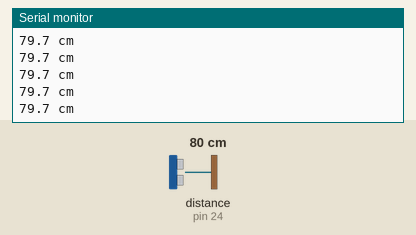
This sketch was run on a simulated Arduino Mega 2560, built with avr-gcc and run on an emulated ATmega2560. Shown: the last lines printed to the serial monitor. Wiring (inferred from the names in the program): ultrasonic range finder: trigger pin 25; echo pin 24. The inputs (shaded band) are chosen by the test bench; at power-on: distance to the obstacle (sensor on pin 24) 80 cm. The echo pulse lasts 58.3 µs per cm.

Above: at 1.2 s.
1.3 s: distance to the obstacle (sensor on pin 24) set to 4 cm
At 1.6 s:
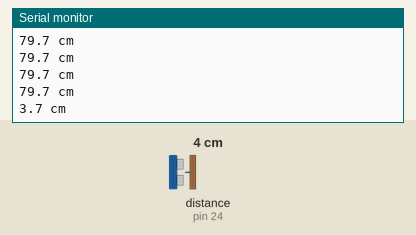
2.8 s: distance to the obstacle (sensor on pin 24) set to 2 cm
At 3.0 s:
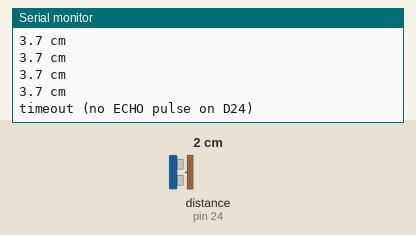
Timing chart, 0 to 5.8 s (numbered marks = the images above; inputs shaded):
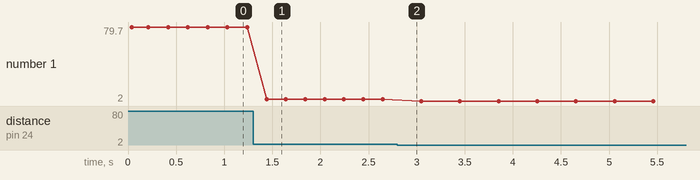

Measured:
- the behaviour switches between 3 and 2 cm on distance to the obstacle (sensor on pin 24) (found by bisection; images 1 and 2)
- after the input at 1.3 s, the serial monitor: prints a new line after 0.14 s (image 1)
- after the input at 2.8 s, the serial monitor: prints a new line after 0.05 s (image 2)
- plotted number 1: 79.7 → 3.7 after the input at 1.3 s, 3.7 → 2 after the input at 2.8 s

The sketch:

ultrasonic_left_only_test.ino
```cpp
/*
  Arduino Mega 2560 - HC-SR04 left-front channel isolation test.

  Wiring (connect ONLY this sensor for the test):
    HC-SR04 VCC  -> Mega 5V
    HC-SR04 GND  -> Mega GND
    HC-SR04 TRIG -> Mega D23
    HC-SR04 ECHO -> Mega D24

  Serial Monitor: 9600 baud

  This sketch never accesses pins 25-28.  A repeated timeout here means the
  cause is not the three-sensor polling logic; inspect this sensor, its power,
  and the four wires connected to D23/D24.
*/

constexpr uint8_t TRIG_PIN = 25;
constexpr uint8_t ECHO_PIN = 24;
constexpr unsigned long ECHO_TIMEOUT_US = 30000UL;
constexpr unsigned long SAMPLE_INTERVAL_MS = 200UL;

float readDistanceCm() {
  digitalWrite(TRIG_PIN, LOW);
  delayMicroseconds(3);
  digitalWrite(TRIG_PIN, HIGH);
  delayMicroseconds(10);
  digitalWrite(TRIG_PIN, LOW);

  const unsigned long echoUs = pulseIn(ECHO_PIN, HIGH, ECHO_TIMEOUT_US);
  if (echoUs == 0) {
    return -1.0F;
  }

  const float distanceCm = echoUs * 0.0343F / 2.0F;
  return (distanceCm >= 2.0F && distanceCm <= 400.0F) ? distanceCm : -1.0F;
}

void setup() {
  Serial.begin(9600);
  pinMode(TRIG_PIN, OUTPUT);
  pinMode(ECHO_PIN, INPUT);
  digitalWrite(TRIG_PIN, LOW);
  Serial.println(F("HC-SR04 D23/D24 isolation test ready"));
}

void loop() {
  const float distanceCm = readDistanceCm();
  if (distanceCm < 0.0F) {
    Serial.println(F("timeout (no ECHO pulse on D24)"));
  } else {
    Serial.print(distanceCm, 1);
    Serial.println(F(" cm"));
  }
  delay(SAMPLE_INTERVAL_MS);
}
```
